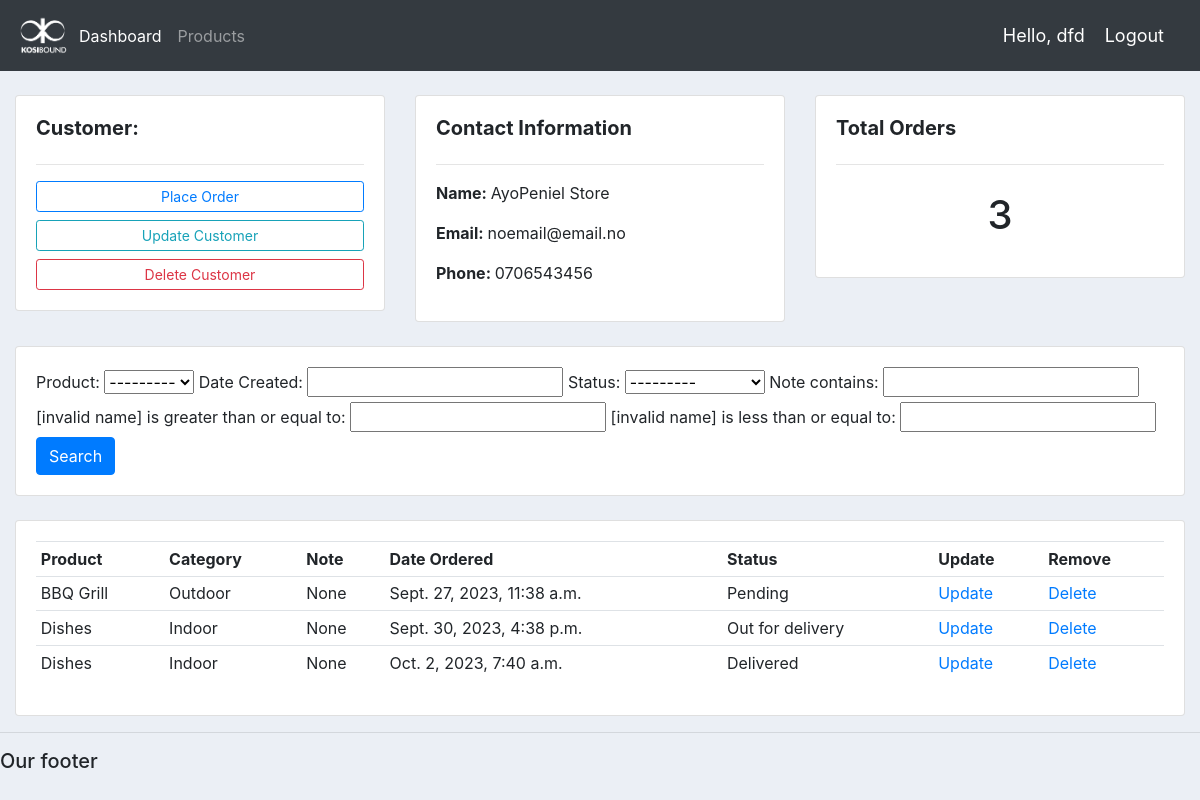
The app's page /customer/1/ (signed in) with its own data.
### account/models.py (models this page shows, shortened)
class Customer(models.Model):
    user =  models.OneToOneField(User,null=True, blank=True, on_delete=models.CASCADE)
    name = models.CharField(max_length=200, null=True)
    phone = models.CharField(max_length=200, null=True)
    email = models.CharField(max_length=200, null=True)
    profile_pic = models.ImageField(default="dfd_3.jpeg", null=True, blank=True)
    date_Created = models.DateTimeField(auto_now_add=True, null=True)

class Order(models.Model):
    STATUS = (
        ('Pending', 'Pending'),
        ('Out for delivery', 'Out for delivery'),
        ('Delivered', 'Delivered'),
    )
    customer = models.ForeignKey(Customer, null=True, on_delete=models.SET_NULL)
    product = models.ForeignKey(Product, null=True, on_delete=models.SET_NULL)
    date_Created = models.DateTimeField(auto_now_add=True)
    status = models.CharField(max_length=200, null=True, choices=STATUS)
    note = models.CharField(max_length=1000, null=True)

class Product(models.Model):
    CATEGORY = (
        ('Indoor', 'Indoor'),
        ('Outdoor', 'Outdoor'),
     )
    name = models.CharField(max_length=200, null=True)
    price = models.FloatField(null=True)
    category = models.CharField(max_length=200, null=True, choices=CATEGORY)
    description = models.CharField(max_length=200, null=True, blank=True)
    date_Created = models.DateTimeField(auto_now_add=True, null=True)
    tags = models.ManyToManyField(Tag)
    def __str__(self):
        return self.name

### account/decorators.py (the view)
        def wrapper_func(request, *args, **kwargs):
            group = None
            if request.user.groups.exists():
                group = request.user.groups.all()[0].name
            if group in allowed_roles:
                return view_func(request, *args, **kwargs)
            else:
                return HttpResponse('You are not authorized to view this page')

### account/views.py (called while the page is built)
@login_required(login_url='login')
@allowed_users(allowed_roles=['admin'])
def customer(request, pk_test):
    customer = Customer.objects.get(id=pk_test)
    orders = customer.order_set.all()
    order_count = orders.count()
    myFilter = OrderFilter(request.GET, queryset=orders)
    orders = myFilter.qs
    context = {'customer': customer, 'orders':orders,
               'orders_count':order_count, 'myFilter':myFilter}
    return render(request, 'account/customer.html', context)

### account/templates/account/customer.html
{% extends 'account/main.html' %}
{% block content %}
<br>
<div class="row">
    <div class="col-md">
        <div class="card card-body">
            <h5><b>Customer:</b></h5>
            <hr>
            <a class="btn btn-outline-primary btn-sm btn-block" href="{% url 'create_order' customer.id %}">Place Order</a>
            <a class="btn btn-outline-info btn-sm btn-block" href="">Update Customer</a>
            <a class="btn btn-outline-danger btn-sm btn-block" href="">Delete Customer</a>
        </div>
    </div>
    <div class="col-md">
        <div class="card card-body">
            <h5><b>Contact Information</b></h5>
            <hr>
            <p><b>Name: </b>{{customer.name}}</p>
            <p><b>Email: </b>{{customer.email}}</p>
            <p><b>Phone: </b>{{customer.phone}}</p>
        </div>
    </div>
    <div class="col-md">
        <div class="card card-body">
            <h5><b>Total Orders</b></h5>
            <hr>
            <h1 style="text-align: center; padding: 10px;">{{orders_count}}</h1>
        </div>
    </div>
</div>
<br>
<div class="row">
    <div class="col">
        <div class="card card-body">
            <form method="get">
                {{myFilter.form}}
                <button class="btn btn-primary" type="submit">Search</button>
            </form>
        </div>
    </div>
</div>
<br>
<div class="row">
    <div class="col-md">
        <div class="card card-body">
            <table class="table table-sm">
                <tr>
                    <th>Product</th>
                    <th>Category</th>
                    <th>Note</th>
                    <th>Date Ordered</th>
                    <th>Status</th>
                    <th>Update</th>
                    <th>Remove</th>
                </tr>
                {% for order in orders %}
                <tr>
                    <td>{{order.product}}</td>
                    <td>{{order.product.category}}</td>
                    <td>{{order.note}}</td>
                    <td>{{order.date_Created}}</td>
                    <td>{{order.status}}</td>
                    <td><a href="{% url 'update_order' order.id %}">Update</a></td>
                    <td><a href="{% url 'delete_order' order.id %}">Delete</a></td>
                </tr>
                {% endfor %}
            </table>
        </div>
    </div>
</div>
{% endblock %}

### account/templates/account/navbar.html (shortened to what this page needs)
{% load static %}
<nav class="navbar navbar-expand-lg navbar-dark bg-dark">
 <a href="{% url 'home' %}"><img src="{% static 'images/kosibound-footer.png' %}" width="55" alt="Kosibound Logo"></a>
    <div class="collapse navbar-collapse" id="navbarNav">
      <ul class="navbar-nav">
        {% if request.user.is_staff %}
        <li class="nav-item active">
          <a class="nav-link" href="{% url 'home' %}">Dashboard</a>
        </li>
        <li class="nav-item">
          <a class="nav-link" href="{% url 'products' %}">Products</a>
        </li>
        {% else %}
        <li class="nav-item">
          <a class="nav-link" href="{% url 'account' %}">Settings</a>
        </li>
        {% endif %}
      </ul>
    </div>
    <span class="hello-msg">Hello, {{request.user}}</span>
    <span><a class="hello-msg" href="{% url 'logout' %}">Logout</a></span>
  </nav>

### staticfiles/css/main.css (style rules this page uses)
body { background-color: #ebeff5; }

### account/templates/account/navbar.html (style rules this page uses)
.hello-msg { font-size: 18px; color: #fff; margin-right: 20px; }

### records on screen
Customer: name "AyoPeniel Store", email "noemail@email.no", phone "0706543456"
Order: product "BBQ Grill", product.category "Outdoor", note "None", date_Created "Sept. 27, 2023, 11:38 a.m.", status "Pending"
Order: product "Dishes", product.category "Indoor", note "None", date_Created "Sept. 30, 2023, 4:38 p.m.", status "Out for delivery"
Order: product "Dishes", product.category "Indoor", note "None", date_Created "Oct. 2, 2023, 7:40 a.m.", status "Delivered"

### other values on screen
{{ request.user }} "dfd"
{{ orders_count }} "3"
